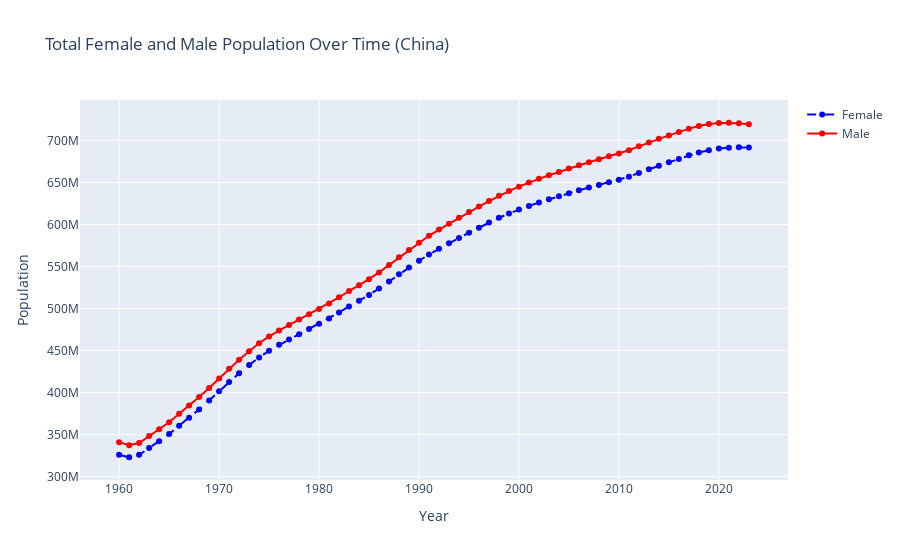
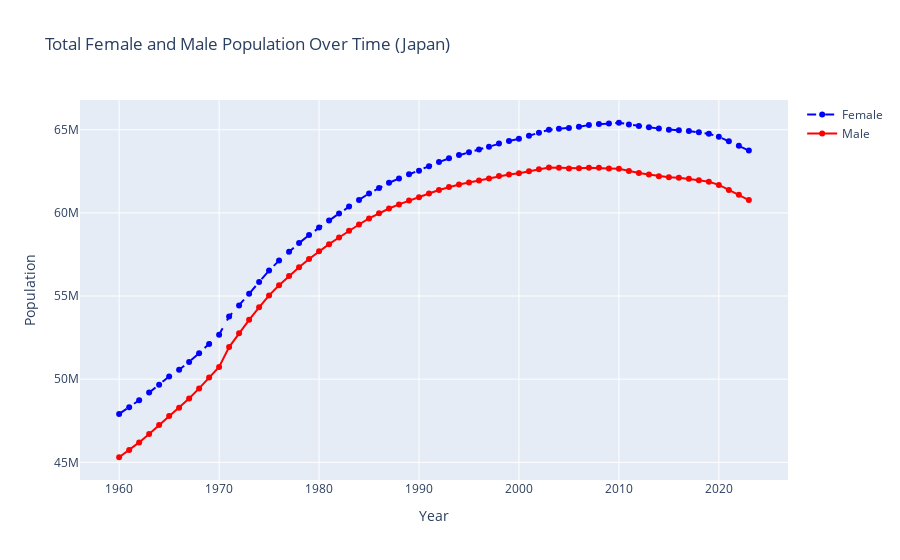
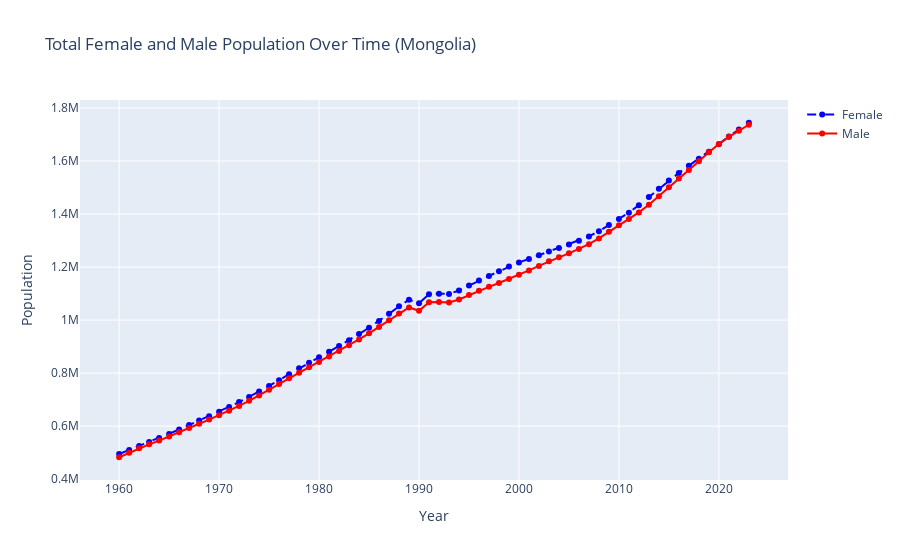
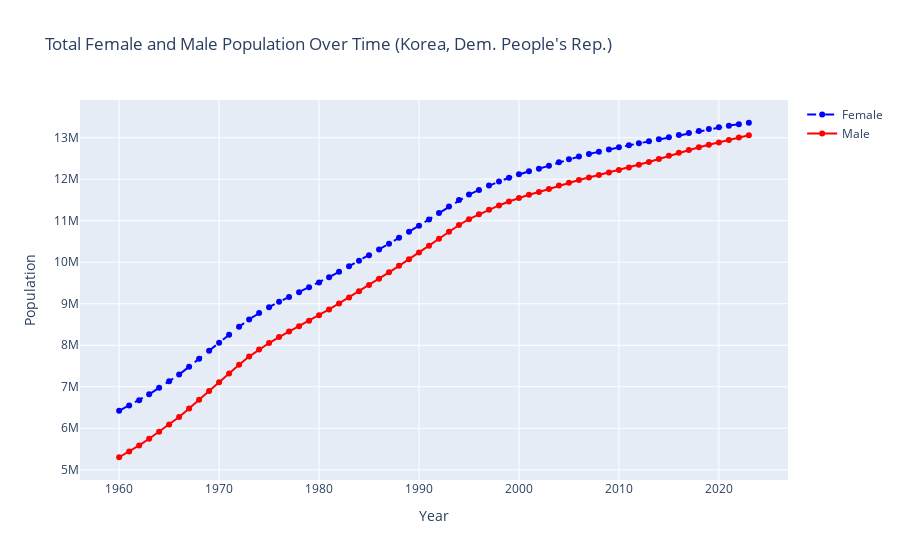

Write notebook code for charts like these, in order.
### Markdown cell above
[Explore the helper functions used in this function](#Helper-Functions-For-In-Depth-Visualization-Function-(construct_dataframe))

### Code cell
# example usage
# note a couple of customizeable options. The base output is the relevant dataframe, but there is also the optional arg
# to show the graphs and to show the titles (ex. 'Graphs of Population Trends')
pop = construct_dataframe({"CHN":"China",
             "JPN":"Japan",
             "MNG": "Mongolia",
             "KOR": "Korea, Rep",
             "HKG": "Hong Kong",
             "PRK": "Korea, Dem. People's Rep."
            }, 'Population', graph_output = True, showtitles = True)
pop
